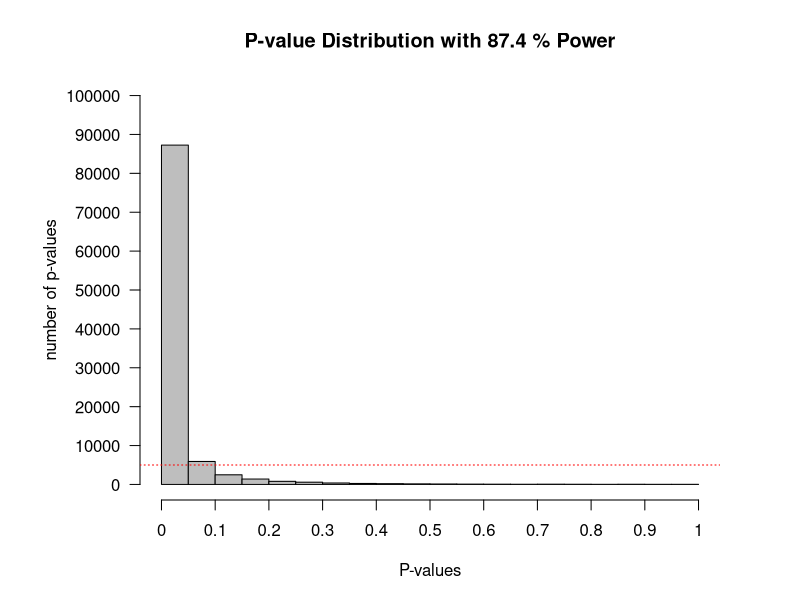

The R source for this figure:
#Load pwr package to easily calculate the statistical power
if(!require(pwr)){install.packages('pwr')}
library(pwr)
#Disable scientific notation (1.05e10)
options(scipen=999)
#Set number of simulations
nSims <- 100000 #number of simulated experiments

M<-109.5 #Mean IQ score in the sample (will be compared with 100 in a one-sample t-test)
n<-26 #set sample size
SD<-15 #SD of the simulated data
#With a mean difference of 6, and SD of 15, and a sample size of 26, the test has 50% power)

p <-numeric(nSims) #set up empty variable to store all simulated p-values
bars<-20
#Run simulation
for(i in 1:nSims){ #for each simulated experiment
        x<-rnorm(n = n, mean = M, sd = SD) #Simulate data with specified mean, standard deviation, and sample size
        z<-t.test(x, mu=100) #perform the t-test against mu (set to value you want to test against)
        p[i]<-z$p.value #get the p-value and store it
}

#Check power by summing significant p-values and dividing by number of simulations
(sum(p < 0.05)/nSims) #power
### This is the answer of Q1

#Calculate power formally by power analysis
power<-pwr.t.test(d=(M-100)/SD, n=n,sig.level=0.05,type="one.sample",alternative="two.sided")$power #determines M when power > 0. When power = 0, will set  M = 100.

#Plot figure of Q1
op <- par(mar = c(5,7,4,4)) #change white-space around graph
hist(p, breaks=bars, xlab="P-values", ylab="number of p-values\n", axes=FALSE,
     main=paste("P-value Distribution with",round(power*100, digits=1),"% Power"),
     col="grey", xlim=c(0,1),  ylim=c(0, nSims))
axis(side=1, at=seq(0,1, 0.1), labels=seq(0,1,0.1))
axis(side=2, at=seq(0,nSims, nSims/10), labels=seq(0,nSims, nSims/10), las=2)
abline(h=nSims/bars, col = "red", lty=3)
